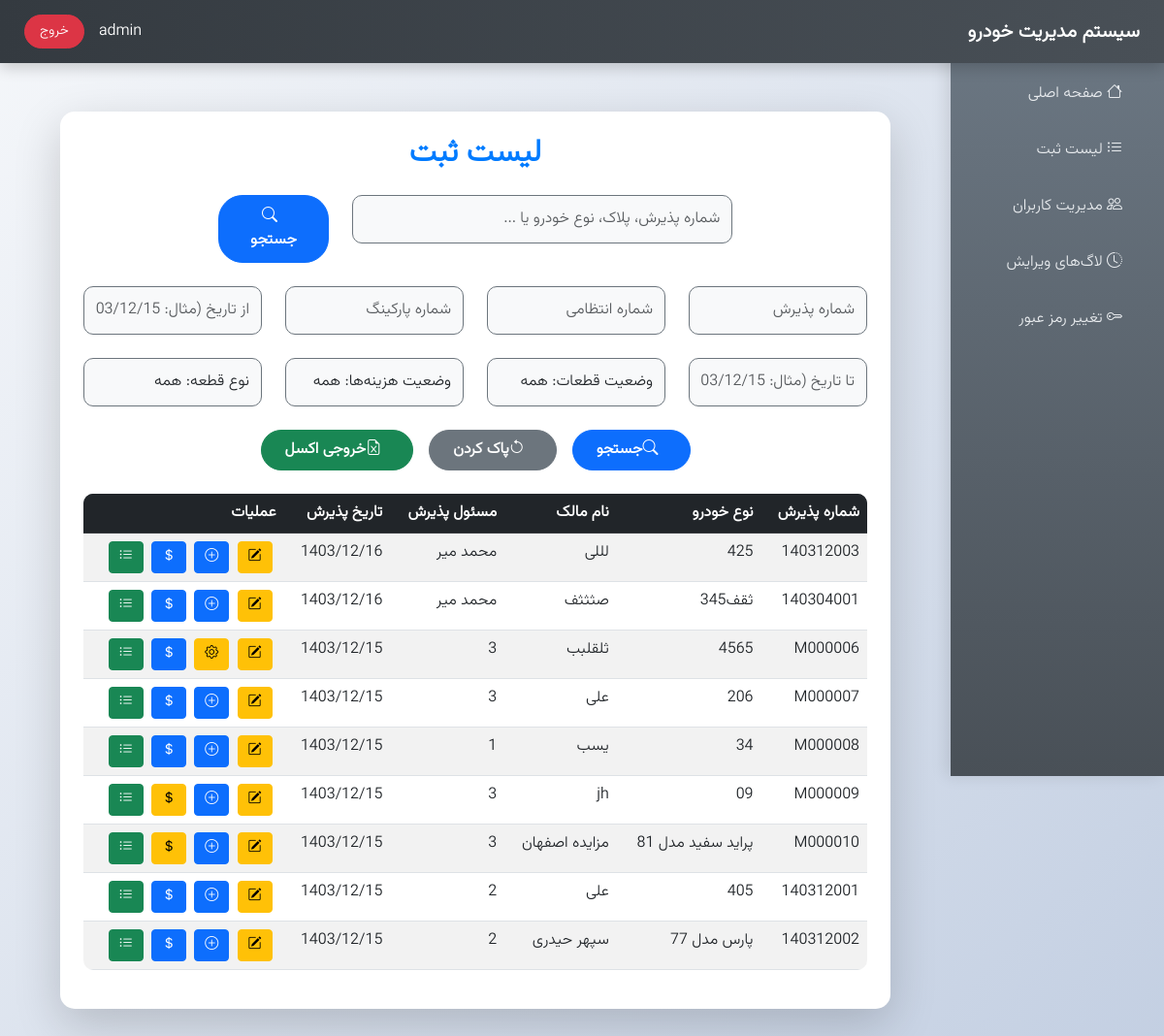
Before: /registration-list/ (signed in) with the older database file.
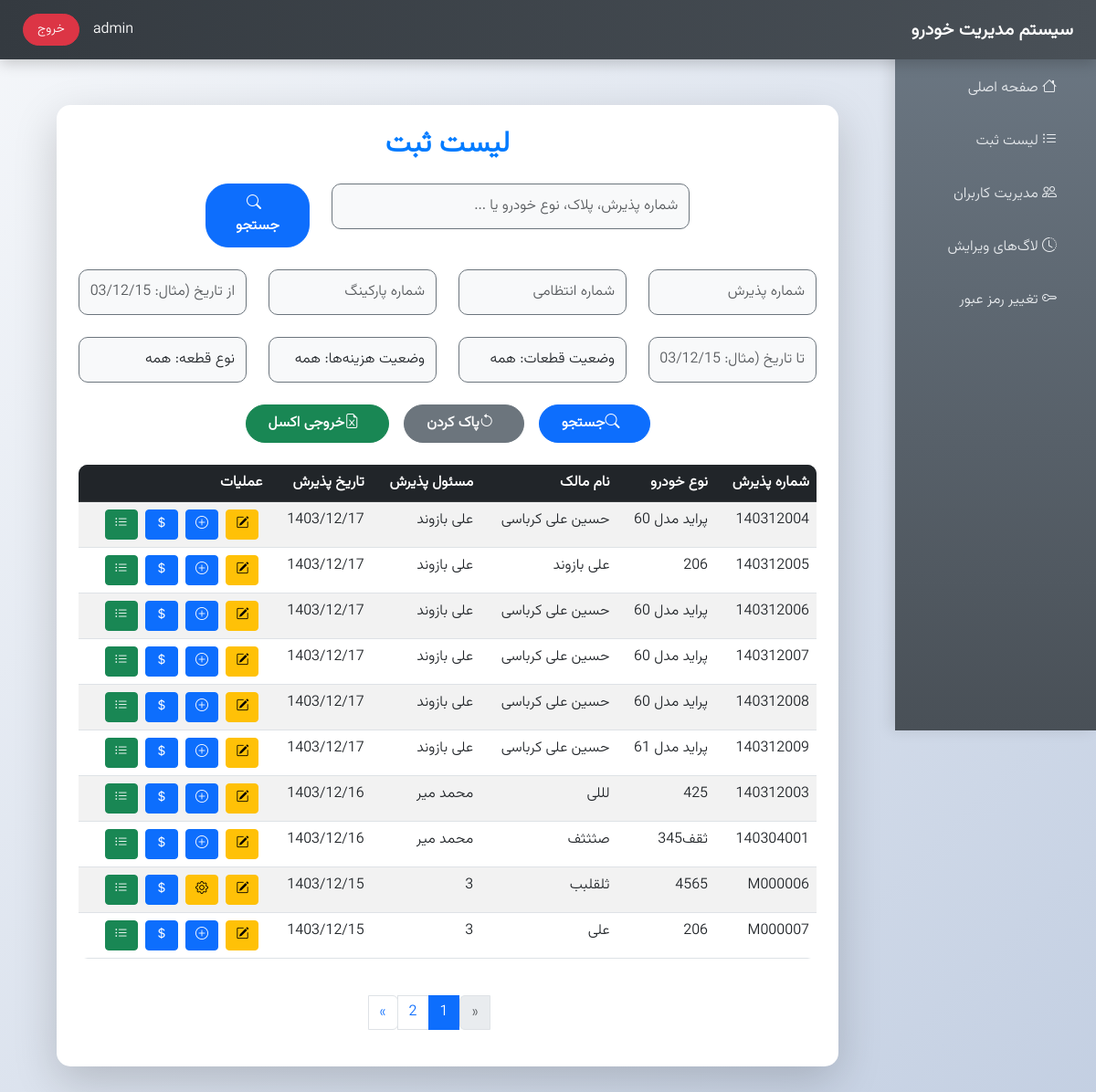
After: the same page with the newer database file.
### core/models.py (models this page shows, shortened)
class CarEntry(models.Model):
    parking_number = models.CharField(max_length=20, verbose_name="شماره پارکینگ")
    delivery_date = models.CharField(max_length=10, verbose_name="تاریخ تحویل")
    car_type = models.CharField(max_length=50, verbose_name="نوع خودرو")
    license_plate = models.CharField(max_length=30, verbose_name="شماره انتظامی")
    owner_name = models.CharField(max_length=100, verbose_name="نام مالک")
    engine_number = models.CharField(max_length=50, unique=True, verbose_name="شماره موتور")
    chassis_number = models.CharField(max_length=50, unique=True, verbose_name="شماره شاسی")
    has_cabin_plate = models.BooleanField(default=False, verbose_name="پلاک اتاق")
    acceptance_number = models.CharField(max_length=9, unique=True, editable=False, verbose_name="شماره پذیرش")
    accepted_by = models.CharField(max_length=100, verbose_name="مسئول پذیرش")  # نام و نام خانوادگی
    accepted_at = models.CharField(max_length=10, verbose_name="تاریخ پذیرش")
    edited_by = models.CharField(max_length=100, null=True, blank=True, verbose_name="ویرایش‌کننده")  # نام و نام خانوادگی
    driver_name = models.CharField(max_length=100, verbose_name="نام و نام خانوادگی راننده/آورنده")
    driver_license_plate = models.CharField(max_length=30, verbose_name="شماره پلاک راننده/آورنده")
    driver_phone = models.CharField(max_length=15, verbose_name="شماره تماس راننده/آورنده")

### core/views.py (the view, shortened to what this page needs)
# urls.py: path('registration-list/', views.registration_list, name='registration_list'),  # تغییر از combined_list
@login_required
def registration_list(request):
    cars = CarEntry.objects.all().order_by('-accepted_at')  # مرتب‌سازی نزولی
    query = request.GET.get('q', '').strip()
    acceptance_number = request.GET.get('acceptance_number', '').strip()
    license_plate = request.GET.get('license_plate', '').strip()
    parking_number = request.GET.get('parking_number', '').strip()
    start_date = request.GET.get('start_date', '').strip()
    end_date = request.GET.get('end_date', '').strip()
    has_parts = request.GET.get('has_parts', '')
    has_costs = request.GET.get('has_costs', '')
    part_type = request.GET.get('part_type', '')
    date_pattern = r'^\d{4}/\d{2}/\d{2}$'  # فرمت: 1403/12/15
    if start_date and not re.match(date_pattern, start_date):
        messages.error(request, 'فرمت "از تاریخ" اشتباه است. لطفاً از فرمت 1403/12/15 استفاده کنید.')
        start_date = ''
    if end_date and not re.match(date_pattern, end_date):
        messages.error(request, 'فرمت "تا تاریخ" اشتباه است. لطفاً از فرمت 1403/12/15 استفاده کنید.')
        end_date = ''
    if query:
        cars = cars.filter(
            Q(acceptance_number__icontains=query) |
            Q(license_plate__icontains=query) |
            Q(car_type__icontains=query) |
            Q(owner_name__icontains=query) |
            Q(parking_number__icontains=query) |
            Q(engine_number__icontains=query) |
            Q(chassis_number__icontains=query) |
            Q(driver_name__icontains=query) |
            Q(driver_license_plate__icontains=query) |
            Q(driver_phone__icontains=query)
        )
    else:
        if acceptance_number:
            if len(acceptance_number) > 9:
                messages.error(request, 'شماره پذیرش نمی‌تواند بیشتر از 9 کاراکتر باشد.')
            else:
                cars = cars.filter(acceptance_number__icontains=acceptance_number)
        if license_plate:
            if len(license_plate) > 30:
                messages.error(request, 'شماره انتظامی نمی‌تواند بیشتر از 30 کاراکتر باشد.')
            else:
                cars = cars.filter(license_plate__icontains=license_plate)
        if parking_number:
            if len(parking_number) > 20:
                messages.error(request, 'شماره پارکینگ نمی‌تواند بیشتر از 20 کاراکتر باشد.')
            else:
                cars = cars.filter(parking_number__icontains=parking_number)
        if start_date:
            start_date_gregorian = jdatetime.strptime(start_date, '%Y/%m/%d').togregorian()
            cars = cars.filter(accepted_at__gte=start_date_gregorian)
        if end_date:
            end_date_gregorian = jdatetime.strptime(end_date, '%Y/%m/%d').togregorian()
            cars = cars.filter(accepted_at__lte=end_date_gregorian)
        if has_parts in ('yes', 'no'):
            cars = cars.filter(parts__isnull=(has_parts == 'no'))
        if has_costs in ('yes', 'no'):
            cars = cars.filter(costs__isnull=(has_costs == 'no'))
        if part_type:
            valid_parts = [field.name for field in CarParts._meta.fields if isinstance(field, models.BooleanField)]
            if part_type in valid_parts:
                cars = cars.filter(parts__isnull=False, **{f"parts__{part_type}": True})
            else:
                messages.error(request, 'نوع قطعه انتخاب‌شده نامعتبر است.')
    paginator = Paginator(cars, 10)  # تغییر به 10 سطر در هر صفحه
    page_number = request.GET.get('page')
    try:
        page_cars = paginator.page(page_number)
    except PageNotAnInteger:
        page_cars = paginator.page(1)
    except EmptyPage:
        page_cars = paginator.page(paginator.num_pages)
    context = {
        'cars': page_cars,  # فقط صفحه فعلی رو می‌فرستیم
    }
    return render(request, 'core/registration_list.html', context)

### core/templates/core/registration_list.html (shortened to what the changed rows need)
{% extends 'core/base.html' %}
{% load static widget_tweaks %}
{% block content %}
    <div class="form-container">
        <div class="card modern-card shadow-lg animate__animated animate__fadeIn">
            <div class="card-body p-4">
                <h2 class="card-title text-center mb-4 fw-bold text-primary">لیست ثبت</h2>
                <div class="table-responsive">
                    <table class="table table-striped table-hover modern-table">
                        <thead class="table-dark">
                            <tr>
                                <th class="text-end">شماره پذیرش</th>
                                <th class="text-end">نوع خودرو</th>
                                <th class="text-end">نام مالک</th>
                                <th class="text-end">مسئول پذیرش</th>
                                <th class="text-end">تاریخ پذیرش</th>
                                <th class="text-end">عملیات</th>
                            </tr>
                        </thead>
                        <tbody>
                            {% for car in cars %}
                                <tr>
                                    <td class="text-end">{{ car.acceptance_number }}</td>
                                    <td class="text-end">{{ car.car_type }}</td>
                                    <td class="text-end">{{ car.owner_name }}</td>
                                    <td class="text-end">{{ car.accepted_by }}</td>
                                    <td class="text-end">{{ car.accepted_at }}</td>
                                    <td class="text-end">
                                        <a href="{% url 'edit_car_entry' car.acceptance_number %}" class="btn btn-warning btn-sm me-1" title="ویرایش ورود">
                                            <i class="bi bi-pencil-square"></i>
                                        </a>
                                        {% if car.parts %}
                                            <a href="{% url 'edit_car_parts' car.acceptance_number %}" class="btn btn-warning btn-sm me-1" title="ویرایش قطعات">
                                                <i class="bi bi-gear"></i>
                                            </a>
                                        {% else %}
                                            <a href="{% url 'add_car_parts_step2' car.acceptance_number %}" class="btn btn-primary btn-sm me-1" title="ثبت قطعات">
                                                <i class="bi bi-plus-circle"></i>
                                            </a>
                                        {% endif %}
                                        {% if car.costs %}
                                            <a href="{% url 'edit_car_costs' car.acceptance_number %}" class="btn btn-warning btn-sm me-1" title="ویرایش هزینه‌ها">
                                                <i class="bi bi-currency-dollar"></i>
                                            </a>
                                        {% else %}
                                            <a href="{% url 'add_car_costs_step3' car.acceptance_number %}" class="btn btn-primary btn-sm me-1" title="ثبت هزینه‌ها">
                                                <i class="bi bi-currency-dollar"></i>
                                            </a>
                                        {% endif %}
                                        <a href="{% url 'car_details' car.acceptance_number %}" class="btn btn-success btn-sm me-1" title="جزئیات">
                                            <i class="bi bi-list-ul"></i>
                                        </a>
                                    </td>
                                </tr>
                            {% empty %}
                                <tr>
                                    <td colspan="6" class="text-center">داده‌ای یافت نشد</td>
                                </tr>
                            {% endfor %}
                        </tbody>
                    </table>
                </div>
                {% if cars.has_other_pages %}
                    <nav aria-label="Page navigation" class="mt-4">
                        <ul class="pagination justify-content-center">
                            {% if cars.has_previous %}
                                <li class="page-item">
                                    <a class="page-link" href="?page={{ cars.previous_page_number }}{% for key, value in request.GET.items %}{% if key != 'page' %}&{{ key }}={{ value }}{% endif %}{% endfor %}" aria-label="Previous">
                                        <span aria-hidden="true">«</span>
                                    </a>
                                </li>
                            {% else %}
                                <li class="page-item disabled">
                                    <span class="page-link">«</span>
                                </li>
                            {% endif %}
                            {% for num in cars.paginator.page_range %}
                                {% if cars.number == num %}
                                    <li class="page-item active">
                                        <span class="page-link">{{ num }}</span>
                                    </li>
                                {% elif num > cars.number|add:-3 and num < cars.number|add:3 %}
                                    <li class="page-item">
                                        <a class="page-link" href="?page={{ num }}{% for key, value in request.GET.items %}{% if key != 'page' %}&{{ key }}={{ value }}{% endif %}{% endfor %}">{{ num }}</a>
                                    </li>
                                {% endif %}
                            {% endfor %}
                            {% if cars.has_next %}
                                <li class="page-item">
                                    <a class="page-link" href="?page={{ cars.next_page_number }}{% for key, value in request.GET.items %}{% if key != 'page' %}&{{ key }}={{ value }}{% endif %}{% endfor %}" aria-label="Next">
                                        <span aria-hidden="true">»</span>
                                    </a>
                                </li>
                            {% else %}
                                <li class="page-item disabled">
                                    <span class="page-link">»</span>
                                </li>
                            {% endif %}
                        </ul>
                    </nav>
                {% endif %}
            </div>
        </div>
    </div>
    <link rel="stylesheet" href="https://cdnjs.cloudflare.com/ajax/libs/animate.css/4.1.1/animate.min.css">
    <link rel="stylesheet" href="https://cdn.jsdelivr.net/npm/bootstrap-icons@1.11.3/font/bootstrap-icons.min.css">
    <link rel="stylesheet" href="https://unpkg.com/persian-datepicker@1.2.0/dist/css/persian-datepicker.min.css">
{% endblock %}

Changed rows visible on the page:
no longer on this page (row unchanged): CarEntry: acceptance_number "M000008", car_type "34", owner_name "یسب", accepted_by "1", accepted_at "1403/12/15"
no longer on this page (row unchanged): CarEntry: acceptance_number "M000009", car_type "09", owner_name "jh", accepted_by "3", accepted_at "1403/12/15"
no longer on this page (row unchanged): CarEntry: acceptance_number "M000010", car_type "پراید سفید مدل 81", owner_name "مزایده اصفهان", accepted_by "3", accepted_at "1403/12/15"
no longer on this page (row unchanged): CarEntry: acceptance_number "140312001", car_type "405", owner_name "علی", accepted_by "2", accepted_at "1403/12/15"
no longer on this page (row unchanged): CarEntry: acceptance_number "140312002", car_type "پارس مدل 77", owner_name "سپهر حیدری", accepted_by "2", accepted_at "1403/12/15"
added CarEntry: acceptance_number "140312004", car_type "پراید مدل 60", owner_name "حسین علی کرباسی", accepted_by "علی بازوند", accepted_at "1403/12/17"
added CarEntry: acceptance_number "140312005", car_type "206", owner_name "علی بازوند", accepted_by "علی بازوند", accepted_at "1403/12/17"
added CarEntry: acceptance_number "140312006", car_type "پراید مدل 60", owner_name "حسین علی کرباسی", accepted_by "علی بازوند", accepted_at "1403/12/17"
added CarEntry: acceptance_number "140312007", car_type "پراید مدل 60", owner_name "حسین علی کرباسی", accepted_by "علی بازوند", accepted_at "1403/12/17"
added CarEntry: acceptance_number "140312008", car_type "پراید مدل 60", owner_name "حسین علی کرباسی", accepted_by "علی بازوند", accepted_at "1403/12/17"
added CarEntry: acceptance_number "140312009", car_type "پراید مدل 61", owner_name "حسین علی کرباسی", accepted_by "علی بازوند", accepted_at "1403/12/17"
Other visible differences:
new list line: "1"
new list line: "2"
